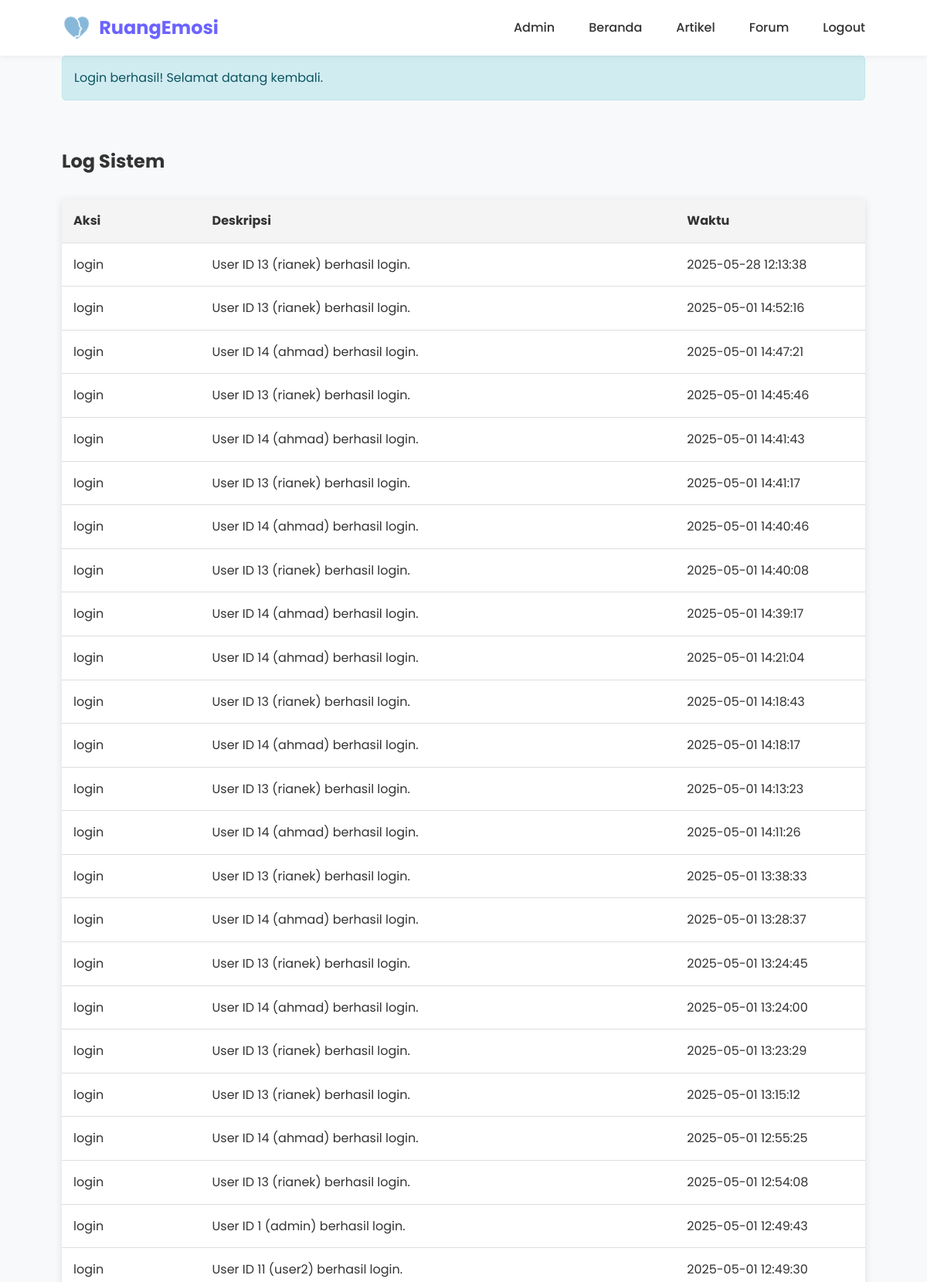
Screenshot of /admin/system-logs.php (signed in, upper part) with the database file from the repository.
### tables this page shows
CREATE TABLE `system_logs` (
  `id` int NOT NULL,
  `action` varchar(255) NOT NULL,
  `user_id` int NOT NULL,
  `description` text,
  `created_at` timestamp NULL DEFAULT CURRENT_TIMESTAMP
);

### admin/system-logs.php (the view, shortened to what this page needs)
<?php
require_once '../includes/functions.php';
require_once '../includes/auth.php';
$logs = $conn->query("SELECT * FROM system_logs ORDER BY created_at DESC")->fetch_all(MYSQLI_ASSOC);
require_once '../includes/header.php';
?>
<section class="system-logs">
    <div class="container">
        <h1>Log Sistem</h1>
        <div class="logs-list">
            <?php if (count($logs) > 0): ?>
                <table class="table">
                    <thead>
                        <tr>
                            <th>Aksi</th>
                            <th>Deskripsi</th>
                            <th>Waktu</th>
                        </tr>
                    </thead>
                    <tbody>
                        <?php foreach ($logs as $log): ?>
                            <tr>
                                <td><?= htmlspecialchars($log['action']) ?></td>
                                <td><?= htmlspecialchars($log['description']) ?></td>
                                <td><?= date("Y-m-d H:i:s", strtotime($log['created_at'])) ?></td>
                            </tr>
                        <?php endforeach; ?>
                    </tbody>
                </table>
            <?php else: ?>
                <p>Tidak ada log yang tersedia.</p>
            <?php endif; ?>
        </div>
    </div>
</section>
<?php require_once '../includes/footer.php'; ?>

### assets/css/style.css (style rules this page uses)
:root { --primary-color: #6C63FF; --secondary-color: #4D44DB; --accent-color: #FF6584; --light-color: #F8F9FA; --dark-color: #212529; --gray-color: #6C757D; --light-gray: #E9ECEF; --success-color: #28A745; --warning-color: #FFC107; --danger-color: #DC3545; --pastel-blue: #A7C5EB; --pastel-purple: #C4A7E8; --pastel-pink: #F5C3C2; --pastel-green: #C1E1C1; }
* { margin: 0; padding: 0; box-sizing: border-box; }
body { font-family: 'Poppins', sans-serif; line-height: 1.6; color: var(--dark-color); background-color: #F9F9F9; }
.container { width: 100%; max-width: 1200px; margin: 0 auto; padding: 0 20px; }

### includes/header.php (style rules this page uses)
* { margin: 0; padding: 0; box-sizing: border-box; }
body { font-family: 'Poppins', sans-serif; line-height: 1.6; color: #333; background-color: #f8f9fa; }
.container { width: 90%; max-width: 1200px; margin: 0 auto; }

### admin/system-logs.php (style rules this page uses)
.system-logs { padding: 40px 0; }
.logs-list { margin-top: 30px; }
.table { width: 100%; border-collapse: collapse; margin-top: 20px; background-color: white; box-shadow: 0 2px 10px rgba(0,0,0,0.1); }
.table th, .table td { padding: 15px; text-align: left; border-bottom: 1px solid #ddd; }
.table th { background-color: #f4f4f4; }

### rows the page displays
system_logs: action "login", description "User ID 13 (rianek) berhasil login.", created_at "2025-05-28 12:13:38"
system_logs: action "login", description "User ID 13 (rianek) berhasil login.", created_at "2025-05-01 14:52:16"
system_logs: action "login", description "User ID 14 (ahmad) berhasil login.", created_at "2025-05-01 14:47:21"
system_logs: action "login", description "User ID 13 (rianek) berhasil login.", created_at "2025-05-01 14:45:46"
system_logs: action "login", description "User ID 14 (ahmad) berhasil login.", created_at "2025-05-01 14:41:43"
system_logs: action "login", description "User ID 13 (rianek) berhasil login.", created_at "2025-05-01 14:41:17"
system_logs: action "login", description "User ID 14 (ahmad) berhasil login.", created_at "2025-05-01 14:40:46"
system_logs: action "login", description "User ID 13 (rianek) berhasil login.", created_at "2025-05-01 14:40:08"
system_logs: action "login", description "User ID 14 (ahmad) berhasil login.", created_at "2025-05-01 14:39:17"
system_logs: action "login", description "User ID 14 (ahmad) berhasil login.", created_at "2025-05-01 14:21:04"
system_logs: action "login", description "User ID 13 (rianek) berhasil login.", created_at "2025-05-01 14:18:43"
system_logs: action "login", description "User ID 14 (ahmad) berhasil login.", created_at "2025-05-01 14:18:17"
system_logs: action "login", description "User ID 13 (rianek) berhasil login.", created_at "2025-05-01 14:13:23"
system_logs: action "login", description "User ID 14 (ahmad) berhasil login.", created_at "2025-05-01 14:11:26"
system_logs: action "login", description "User ID 13 (rianek) berhasil login.", created_at "2025-05-01 13:38:33"
system_logs: action "login", description "User ID 14 (ahmad) berhasil login.", created_at "2025-05-01 13:28:37"
system_logs: action "login", description "User ID 13 (rianek) berhasil login.", created_at "2025-05-01 13:24:45"
system_logs: action "login", description "User ID 14 (ahmad) berhasil login.", created_at "2025-05-01 13:24:00"
system_logs: action "login", description "User ID 13 (rianek) berhasil login.", created_at "2025-05-01 13:23:29"
system_logs: action "login", description "User ID 13 (rianek) berhasil login.", created_at "2025-05-01 13:15:12"
system_logs: action "login", description "User ID 14 (ahmad) berhasil login.", created_at "2025-05-01 12:55:25"
system_logs: action "login", description "User ID 13 (rianek) berhasil login.", created_at "2025-05-01 12:54:08"
system_logs: action "login", description "User ID 1 (admin) berhasil login.", created_at "2025-05-01 12:49:43"
system_logs: action "login", description "User ID 11 (user2) berhasil login.", created_at "2025-05-01 12:49:30"

### other values shown
$_SESSION['message'] "Login berhasil! Selamat datang kembali."
